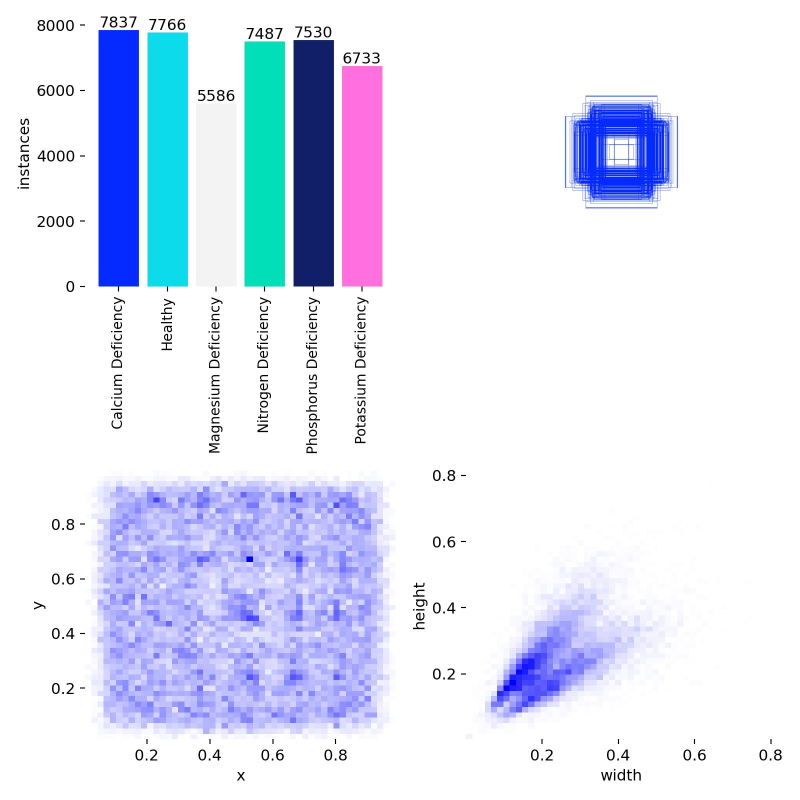
#> input picture runs/segment/runs/baseline_yolo11n_seg/labels.jpg, 1600 x 1600 px, given as the content of the folder ../../dataset/train/images, which was not available (shown at 1/2 size)
$ jupyter execute --allow-errors dataset_integrity.ipynb   (older library calls are emulated)
#> lines starting #> are read from the running program, lines starting #| are printed output that depends on the picture; pictures that were not available may be replaced by others from this repository, and a replacement may not be noted
[cell 1]
import os
import cv2
import math
import random
import shutil
import numpy as np
import pandas as pd
import matplotlib.pyplot as plt

from PIL import Image
from tqdm import tqdm
from collections import Counter,defaultdict

plt.rcParams["figure.figsize"]=(10,6)

[cell 2]
DATASET_PATH = "../../dataset"

TRAIN_IMAGES = os.path.join(DATASET_PATH,"train","images")
TRAIN_LABELS = os.path.join(DATASET_PATH,"train","labels")

VALID_IMAGES = os.path.join(DATASET_PATH,"valid","images")
VALID_LABELS = os.path.join(DATASET_PATH,"valid","labels")

CLASS_NAMES=[
    "Calcium Deficiency",
    "Healthy",
    "Magnesium Deficiency",
    "Nitrogen Deficiency",
    "Phosphorus Deficiency",
    "Potassium Deficiency"
]

[cell 3]
def validate_dataset(image_folder,label_folder,class_names):

    image_files={
        os.path.splitext(f)[0]
        for f in os.listdir(image_folder)
        if f.lower().endswith((".jpg",".jpeg",".png"))
    }

    label_files={
        os.path.splitext(f)[0]
        for f in os.listdir(label_folder)
        if f.endswith(".txt")
    }

    missing_labels=[]
    extra_labels=[]
    empty_labels=[]
    invalid_labels=[]
    duplicate_polygons=[]

    class_counter=Counter()

    for img in sorted(image_files):

        txt=os.path.join(label_folder,img+".txt")

        if not os.path.exists(txt):
            missing_labels.append(img)
            continue

        with open(txt,"r") as f:
            lines=f.readlines()

        if len(lines)==0:
            empty_labels.append(img)
            continue

        polygon_set=set()

        for line_no,line in enumerate(lines,1):

            values=line.strip().split()

            if len(values)<7:
                invalid_labels.append({
                    "Image":img,
                    "Reason":"Too few polygon points",
                    "Line":line_no
                })
                continue

            cls=int(float(values[0]))

            if cls>=len(class_names) or cls<0:
                invalid_labels.append({
                    "Image":img,
                    "Reason":"Invalid class id",
                    "Line":line_no
                })
                continue

            polygon=tuple(values[1:])

            if polygon in polygon_set:
                duplicate_polygons.append({
                    "Image":img,
                    "Line":line_no
                })

            polygon_set.add(polygon)

            class_counter[class_names[cls]]+=1

    for lab in sorted(label_files):

        if lab not in image_files:
            extra_labels.append(lab)

    summary={
        "Images":len(image_files),
        "Labels":len(label_files),
        "Missing Labels":len(missing_labels),
        "Extra Labels":len(extra_labels),
        "Empty Labels":len(empty_labels),
        "Invalid Labels":len(invalid_labels),
        "Duplicate Polygons":len(duplicate_polygons)
    }

    return (
        summary,
        class_counter,
        pd.DataFrame(missing_labels,columns=["Missing Labels"]),
        pd.DataFrame(extra_labels,columns=["Extra Labels"]),
        pd.DataFrame(empty_labels,columns=["Empty Labels"]),
        pd.DataFrame(invalid_labels),
        pd.DataFrame(duplicate_polygons)
    )

#> (a cell that did not finish here is left out)

[cell 5]
print("="*70)
print("TRAIN DATASET")
print("="*70)

#> (the rest of this cell did not finish here and is left out)

#> (a cell that did not finish here is left out)

#> (a cell that did not finish here is left out)

[cell 8]
from collections import Counter
import os
import pandas as pd

def class_distribution(image_folder, label_folder, class_names):

    image_count = Counter()
    object_count = Counter()

    for label_file in os.listdir(label_folder):

        if not label_file.endswith(".txt"):
            continue

        image_classes = set()

        with open(os.path.join(label_folder, label_file), "r") as f:

            for line in f:

                values = line.strip().split()

                if len(values) < 7:
                    continue

                cls = int(float(values[0]))

                if cls >= len(class_names):
                    continue

                class_name = class_names[cls]

                object_count[class_name] += 1
                image_classes.add(class_name)

        # Count each image only once per class
        for cls in image_classes:
            image_count[cls] += 1

    df = pd.DataFrame({
        "Class": class_names,
        "Images": [image_count[c] for c in class_names],
        "Objects": [object_count[c] for c in class_names]
    })

    df["Objects (%)"] = (
        df["Objects"] /
        df["Objects"].sum() *
        100
    ).round(2)

    return df

#> (a cell that did not finish here is left out)

[cell 10]
print("="*80)
print("TRAIN DATASET CLASS DISTRIBUTION")
print("="*80)

#> (the rest of this cell did not finish here and is left out)

[cell 11]
import matplotlib.pyplot as plt
import numpy as np

x = np.arange(len(CLASS_NAMES))
width = 0.35

plt.figure(figsize=(12,6))

#> (the rest of this cell did not finish here and is left out)

[cell 12]
plt.figure(figsize=(8,8))

#> (the rest of this cell did not finish here and is left out)

[cell 13]
print("="*70)
print("CLASS BALANCE ANALYSIS")
print("="*70)

#> (the rest of this cell did not finish here and is left out)

[cell 14]
print("="*80)
print("INTERPRETATION")
print("="*80)

#> (the rest of this cell did not finish here and is left out)

[cell 15]
import cv2
import os
import numpy as np
import pandas as pd
from tqdm import tqdm

def image_statistics(image_folder):

#> called with image_folder = '../../dataset/train/images'
    data=[]

    image_files=[
        f for f in os.listdir(image_folder)
        if f.lower().endswith((".jpg",".jpeg",".png"))
    ]

    for img_name in tqdm(image_files):

        path=os.path.join(image_folder,img_name)

        img=cv2.imread(path)
#> img is the input picture: shape (1600, 1600, 3); mean B, G, R 247.6, 230.6, 224.6

        if img is None:
            continue

        rgb=cv2.cvtColor(img,cv2.COLOR_BGR2RGB)

        gray=cv2.cvtColor(img,cv2.COLOR_BGR2GRAY)
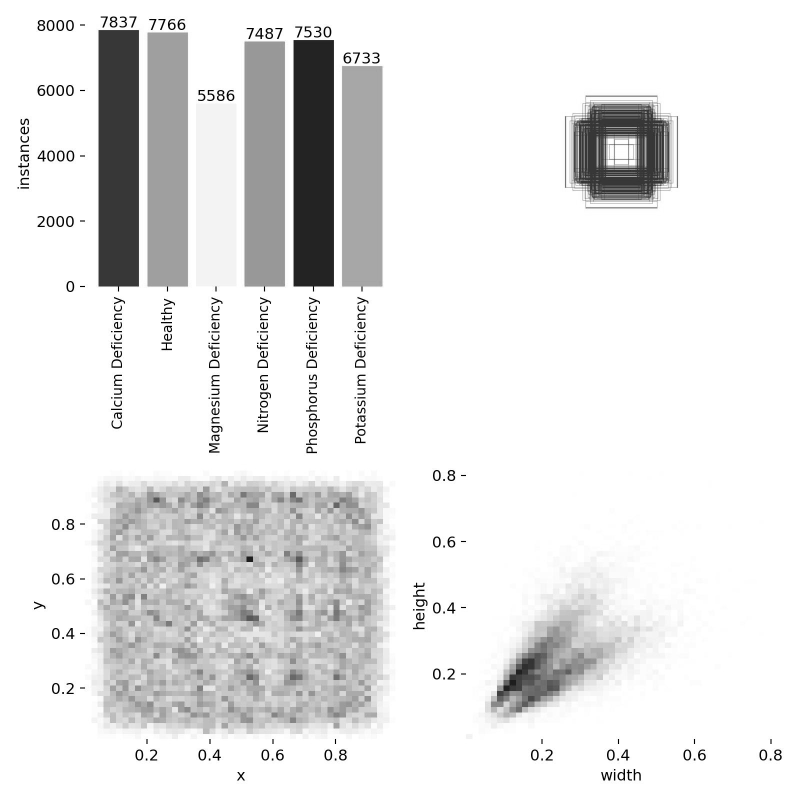
#> gray: shape (1600, 1600) (shown at 1/2 size); min 0, max 255, mean 230.7

        h,w=gray.shape
#> h = 1600; w = 1600

        brightness=np.mean(gray)
#> brightness = 230.7

        contrast=np.std(gray)
#> contrast = 52.43

        sharpness=cv2.Laplacian(
            gray,
            cv2.CV_64F
        ).var()
#> sharpness = 922.1

        r_mean=np.mean(rgb[:,:,0])
#> r_mean = 224.6
        g_mean=np.mean(rgb[:,:,1])
#> g_mean = 230.6
        b_mean=np.mean(rgb[:,:,2])
#> b_mean = 247.6

        data.append([
            img_name,
            w,
            h,
            brightness,
            contrast,
            sharpness,
            r_mean,
            g_mean,
            b_mean
        ])

    df=pd.DataFrame(
        data,
        columns=[
            "Image",
            "Width",
            "Height",
            "Brightness",
            "Contrast",
            "Sharpness",
            "Red",
            "Green",
            "Blue"
        ]
    )
#> df = table of 1 rows and 9 columns

    return df

[cell 16]
train_img_stats=image_statistics(TRAIN_IMAGES)
#> train_img_stats = table of 1 rows and 9 columns

valid_img_stats=image_statistics(VALID_IMAGES)
#> valid_img_stats = table of 1 rows and 9 columns

[cell 17]
print("="*80)
print("TRAIN IMAGE STATISTICS")
print("="*80)

display(train_img_stats.describe().T)

print()

print("="*80)
print("VALID IMAGE STATISTICS")
print("="*80)

display(valid_img_stats.describe().T)

[cell 18]
plt.figure(figsize=(8,5))

plt.hist(
    train_img_stats["Width"],
    bins=20,
    alpha=0.7,
    label="Width"
)

plt.hist(
    train_img_stats["Height"],
    bins=20,
    alpha=0.7,
    label="Height"
)

plt.title("Image Resolution Distribution")

plt.xlabel("Pixels")

plt.ylabel("Number of Images")

plt.legend()

plt.show()
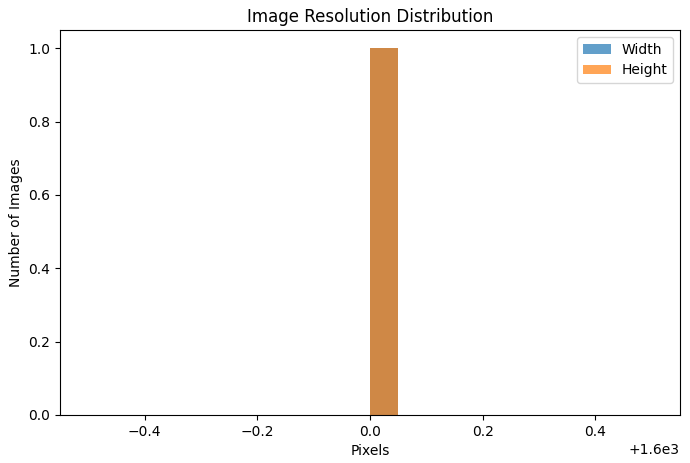
#> figure drawn by matplotlib, 1 panel; tallest bar 1 high, from x = 1600 to 1600; tallest bar 1 high, from x = 1600 to 1600

[cell 19]
plt.figure(figsize=(8,5))

plt.hist(
    train_img_stats["Brightness"],
    bins=30
)

plt.title("Brightness Distribution")

plt.xlabel("Brightness")

plt.ylabel("Images")

plt.show()
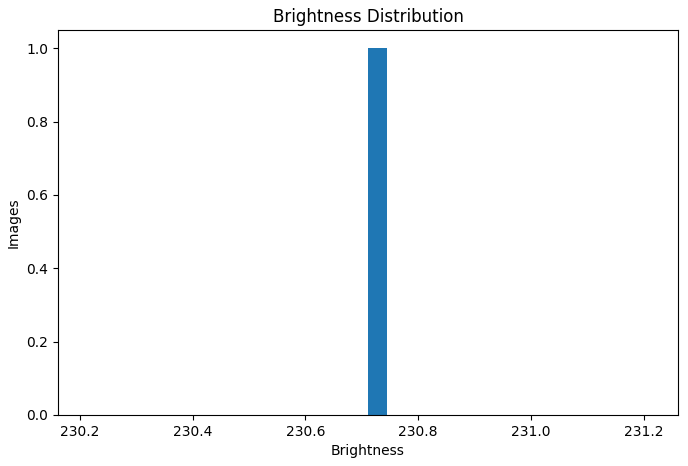
#> figure drawn by matplotlib, 1 panel; tallest bar 1 high, from x = 230.7 to 230.7

[cell 20]
plt.figure(figsize=(8,5))

plt.hist(
    train_img_stats["Contrast"],
    bins=30
)

plt.title("Contrast Distribution")

plt.xlabel("Contrast")

plt.ylabel("Images")

plt.show()
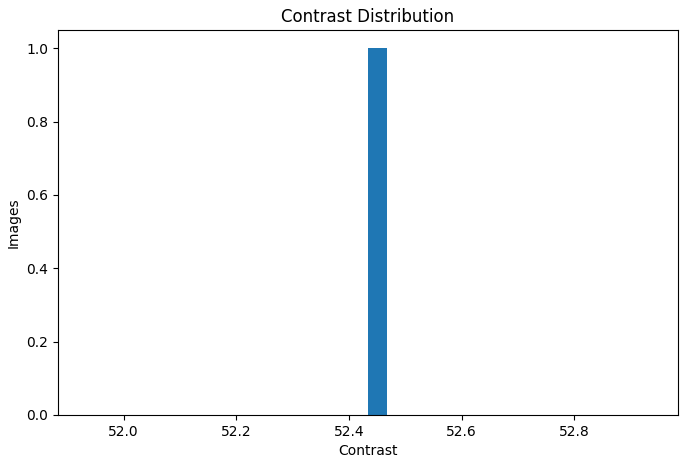
#> figure drawn by matplotlib, 1 panel; tallest bar 1 high, from x = 52.43 to 52.47

[cell 21]
plt.figure(figsize=(8,5))

plt.hist(
    train_img_stats["Sharpness"],
    bins=30
)

plt.title("Sharpness Distribution")

plt.xlabel("Variance of Laplacian")

plt.ylabel("Images")

plt.show()
#> figure, not shown here; tallest bar 1 high, from x = 922.1 to 922.1

[cell 22]
plt.figure(figsize=(10,5))

plt.plot(
    train_img_stats["Red"],
    label="Red"
)

plt.plot(
    train_img_stats["Green"],
    label="Green"
)

plt.plot(
    train_img_stats["Blue"],
    label="Blue"
)

plt.title("Average RGB Intensity")

plt.xlabel("Image Index")

plt.ylabel("Mean Pixel Value")

plt.legend()

plt.show()
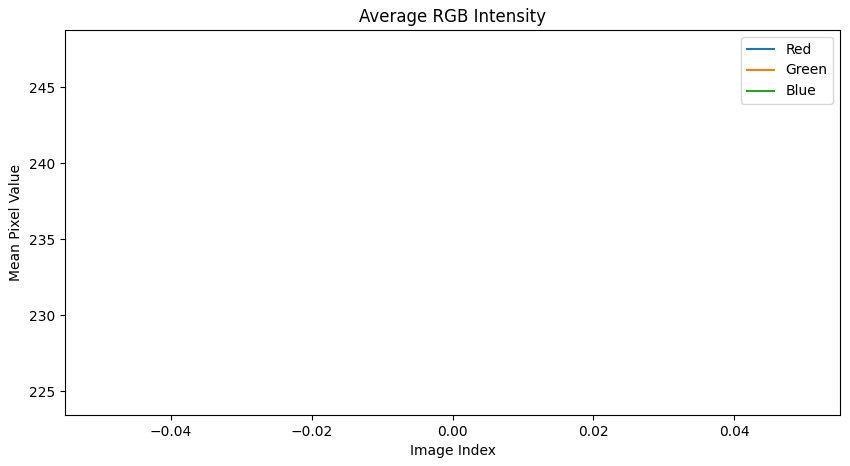
#> figure drawn by matplotlib, 1 panel

[cell 23]
print("="*80)
print("IMAGE QUALITY REPORT")
print("="*80)

brightness=train_img_stats["Brightness"].mean()
#> brightness = 230.7

contrast=train_img_stats["Contrast"].mean()
#> contrast = 52.43

sharpness=train_img_stats["Sharpness"].mean()
#> sharpness = 922.1

print(f"Average Brightness : {brightness:.2f}")
#| Average Brightness : 230.71
print(f"Average Contrast   : {contrast:.2f}")
#| Average Contrast   : 52.43
print(f"Average Sharpness  : {sharpness:.2f}")
#| Average Sharpness  : 922.10

print()

if brightness<70:
    print("⚠ Images are generally dark.")

elif brightness>190:
    print("⚠ Images are generally overexposed.")

else:
    print("✅ Brightness is well balanced.")

if contrast<20:
    print("⚠ Low contrast detected.")

else:
    print("✅ Good contrast.")

if sharpness<100:
    print("⚠ Many blurry images.")

else:
    print("✅ Images are sufficiently sharp.")

[cell 24]
print("="*80)
print("INTERPRETATION")
print("="*80)

print("""
This analysis evaluates the visual quality of the training dataset.

Brightness:
A balanced brightness distribution indicates that the dataset
contains neither predominantly dark nor overexposed images.

Contrast:
Adequate contrast improves feature extraction and helps the
segmentation model distinguish leaf boundaries.

Sharpness:
The variance of the Laplacian estimates image blur.
Higher values indicate sharper images, which generally
improve segmentation accuracy.

RGB Distribution:
The average RGB values help identify strong color bias that
could reduce model generalization.

Overall:
If brightness, contrast, and sharpness are reasonably
distributed without extreme outliers, the dataset is
considered suitable for training deep learning models.
""")

[cell 25]
import os
import cv2
import numpy as np
import pandas as pd
from tqdm import tqdm

def extract_mask_statistics(image_folder, label_folder, class_names):

#> called with image_folder = '../../dataset/train/images', label_folder = '../../dataset/train/labels'
    records = []

    image_files = [
        f for f in os.listdir(image_folder)
        if f.lower().endswith((".jpg", ".jpeg", ".png"))
    ]

    for img_name in tqdm(image_files):

        img_path = os.path.join(image_folder, img_name)
        label_path = os.path.join(
            label_folder,
            os.path.splitext(img_name)[0] + ".txt"
        )

        img = cv2.imread(img_path)

        if img is None:
            continue

        h, w = img.shape[:2]
#> h = 1600; w = 1600

        if not os.path.exists(label_path):
            continue

        with open(label_path) as f:
            lines = f.readlines()

        for line in lines:

            values = line.strip().split()

            if len(values) < 7:
                continue

            cls = int(values[0])

            coords = np.array(
                list(map(float, values[1:])),
                dtype=np.float32
            ).reshape(-1,2)

            coords[:,0] *= w
            coords[:,1] *= h

            x = coords[:,0]
            y = coords[:,1]

            xmin = np.min(x)
            xmax = np.max(x)

            ymin = np.min(y)
            ymax = np.max(y)

            bw = xmax - xmin
            bh = ymax - ymin

            bbox_area = bw * bh

            mask_area = cv2.contourArea(coords.astype(np.float32))

            relative_area = (
                mask_area /
                (w*h)
            ) * 100

            polygon_points = len(coords)

            records.append([
                img_name,
                class_names[cls],
                polygon_points,
                bw,
                bh,
                bbox_area,
                mask_area,
                relative_area
            ])

    return pd.DataFrame(
        records,
        columns=[
            "Image",
            "Class",
            "Polygon Points",
            "BBox Width",
            "BBox Height",
            "BBox Area",
            "Mask Area",
            "Relative Area (%)"
        ]
    )

[cell 26]
mask_stats = extract_mask_statistics(
    TRAIN_IMAGES,
    TRAIN_LABELS,
    CLASS_NAMES
)

[cell 27]
display(mask_stats.head())

display(mask_stats.describe().T)

[cell 28]
objects_per_image = (
    mask_stats
    .groupby("Image")
    .size()
)

plt.figure(figsize=(8,5))

plt.hist(
    objects_per_image,
    bins=20
)

plt.title("Objects Per Image")

plt.xlabel("Objects")

plt.ylabel("Images")

plt.show()
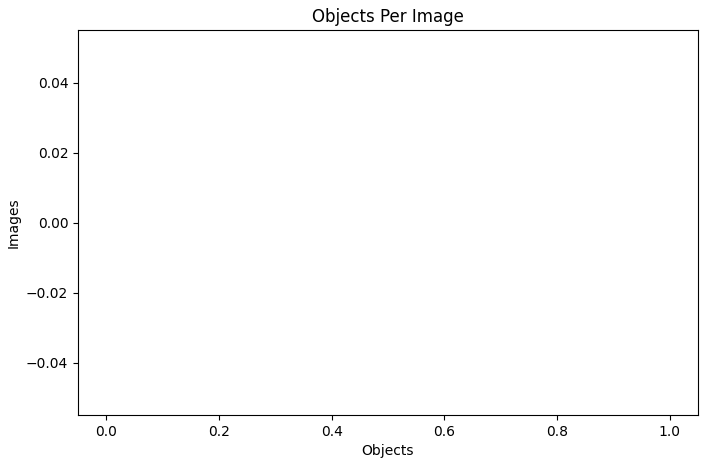
#> figure drawn by matplotlib, 1 panel

print()

print(objects_per_image.describe())

[cell 29]
plt.figure(figsize=(8,5))

plt.hist(
    mask_stats["Polygon Points"],
    bins=30
)

plt.title("Polygon Complexity")

plt.xlabel("Polygon Vertices")

plt.ylabel("Masks")

plt.show()

[cell 30]
plt.figure(figsize=(8,5))

plt.hist(
    mask_stats["BBox Area"],
    bins=40
)

plt.title("Bounding Box Area Distribution")

plt.xlabel("Pixels²")

plt.ylabel("Objects")

plt.show()
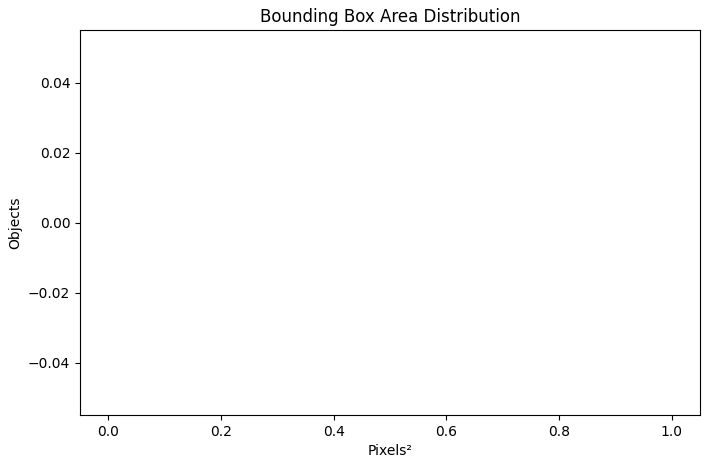
#> figure drawn by matplotlib, 1 panel

[cell 31]
plt.figure(figsize=(8,5))

plt.hist(
    mask_stats["Mask Area"],
    bins=40
)

plt.title("Segmentation Mask Area Distribution")

plt.xlabel("Pixels²")

plt.ylabel("Masks")

plt.show()
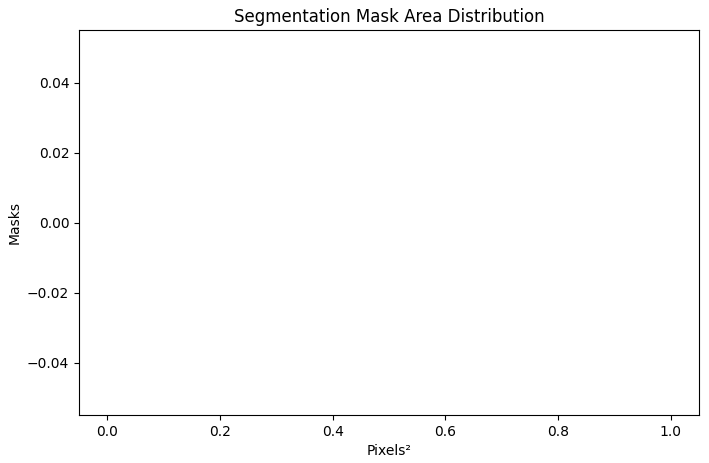
#> figure drawn by matplotlib, 1 panel

[cell 32]
plt.figure(figsize=(8,5))

plt.hist(
    mask_stats["Relative Area (%)"],
    bins=40
)

plt.title("Relative Object Size")

plt.xlabel("% of Image")

plt.ylabel("Objects")

plt.show()
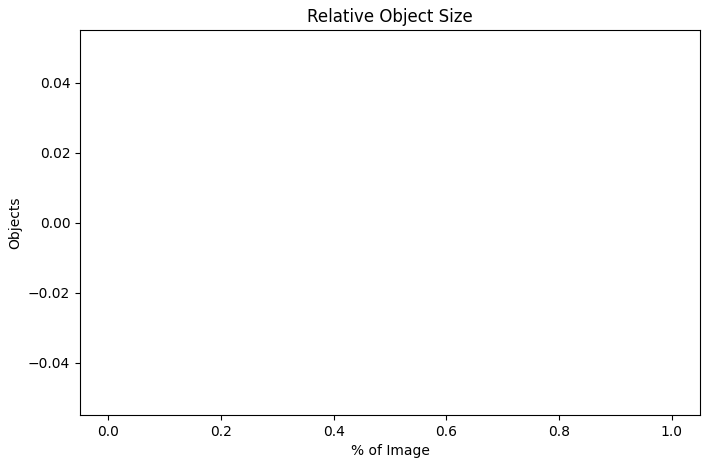
#> figure drawn by matplotlib, 1 panel

[cell 33]
small = (
    mask_stats["Relative Area (%)"] < 5
).sum()

medium = (
    (mask_stats["Relative Area (%)"] >= 5) &
    (mask_stats["Relative Area (%)"] < 20)
).sum()

large = (
    mask_stats["Relative Area (%)"] >= 20
).sum()

distribution = pd.DataFrame({
    "Category":[
        "Small",
        "Medium",
        "Large"
    ],
    "Count":[
        small,
        medium,
        large
    ]
})

display(distribution)

plt.figure(figsize=(6,6))

#> (the rest of this cell did not finish here and is left out)

[cell 34]
avg_area = (
    mask_stats
    .groupby("Class")["Mask Area"]
    .mean()
    .sort_values()
)

plt.figure(figsize=(10,5))

plt.bar(
    avg_area.index,
    avg_area.values
)

plt.xticks(rotation=20)

plt.ylabel("Average Mask Area")

plt.title("Average Mask Area per Class")

plt.show()

[cell 35]
print("="*80)
print("MASK STATISTICS REPORT")
print("="*80)

print(f"Total Masks : {len(mask_stats):,}")

print(f"Average Polygon Points : {mask_stats['Polygon Points'].mean():.2f}")

print(f"Average Mask Area : {mask_stats['Mask Area'].mean():.2f}")

print(f"Average Relative Area : {mask_stats['Relative Area (%)'].mean():.2f}%")

print()

print("Object Size Distribution")

display(distribution)

print()

if distribution.loc[distribution.Category=="Small","Count"].values[0] > len(mask_stats)*0.6:
    print("⚠ Dataset is dominated by very small objects.")
else:
    print("✅ Object sizes are reasonably distributed.")

if mask_stats["Polygon Points"].mean() < 20:
    print("⚠ Very simple polygons detected.")
else:
    print("✅ Polygon annotations are sufficiently detailed.")

print()

print("Overall Assessment")

print("✔ Segmentation annotations appear suitable for YOLO training.")

[cell 36]
import os
import cv2
import imagehash
import numpy as np
import pandas as pd
import matplotlib.pyplot as plt

from PIL import Image
from tqdm import tqdm

from sklearn.metrics.pairwise import cosine_similarity

import torch
import torchvision.models as models
import torchvision.transforms as transforms

[cell 37]
train_images = [
    os.path.join(TRAIN_IMAGES, f)
    for f in os.listdir(TRAIN_IMAGES)
    if f.lower().endswith((".jpg", ".jpeg", ".png"))
]

valid_images = [
    os.path.join(VALID_IMAGES, f)
    for f in os.listdir(VALID_IMAGES)
    if f.lower().endswith((".jpg", ".jpeg", ".png"))
]

print("Train Images :", len(train_images))
print("Validation Images :", len(valid_images))

[cell 38]
def compute_phash(path):

    img = Image.open(path).convert("RGB")

    return imagehash.phash(img)

[cell 39]
train_hashes = {}

#> (the rest of this cell did not finish here and is left out)

[cell 40]
valid_hashes = {}

#> (the rest of this cell did not finish here and is left out)
